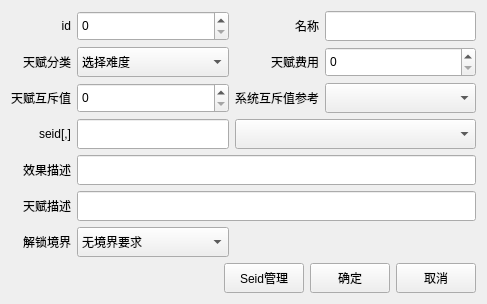
<?xml version="1.0" encoding="UTF-8"?>
<ui version="4.0">
 <class>CreateAvatarWgt</class>
 <widget class="QWidget" name="CreateAvatarWgt">
  <property name="geometry">
   <rect>
    <x>0</x>
    <y>0</y>
    <width>487</width>
    <height>304</height>
   </rect>
  </property>
  <property name="windowTitle">
   <string>Form</string>
  </property>
  <layout class="QGridLayout" name="gridLayout_2">
   <item row="1" column="0">
    <layout class="QHBoxLayout" name="horizontalLayout">
     <item>
      <spacer name="horizontalSpacer">
       <property name="orientation">
        <enum>Qt::Horizontal</enum>
       </property>
       <property name="sizeHint" stdset="0">
        <size>
         <width>40</width>
         <height>20</height>
        </size>
       </property>
      </spacer>
     </item>
     <item>
      <widget class="QPushButton" name="m_pBtnSeid">
       <property name="minimumSize">
        <size>
         <width>0</width>
         <height>30</height>
        </size>
       </property>
       <property name="text">
        <string>Seid管理</string>
       </property>
      </widget>
     </item>
     <item>
      <widget class="QPushButton" name="m_pBtnOK">
       <property name="minimumSize">
        <size>
         <width>0</width>
         <height>30</height>
        </size>
       </property>
       <property name="text">
        <string>确定</string>
       </property>
      </widget>
     </item>
     <item>
      <widget class="QPushButton" name="m_pBtnCancel">
       <property name="minimumSize">
        <size>
         <width>0</width>
         <height>30</height>
        </size>
       </property>
       <property name="text">
        <string>取消</string>
       </property>
      </widget>
     </item>
    </layout>
   </item>
   <item row="0" column="0">
    <layout class="QGridLayout" name="gridLayout">
     <item row="0" column="0">
      <widget class="QLabel" name="label">
       <property name="minimumSize">
        <size>
         <width>0</width>
         <height>30</height>
        </size>
       </property>
       <property name="text">
        <string>id</string>
       </property>
       <property name="alignment">
        <set>Qt::AlignRight|Qt::AlignTrailing|Qt::AlignVCenter</set>
       </property>
      </widget>
     </item>
     <item row="0" column="1">
      <widget class="Tool_NumberEdit" name="id">
       <property name="minimumSize">
        <size>
         <width>0</width>
         <height>30</height>
        </size>
       </property>
      </widget>
     </item>
     <item row="0" column="2">
      <widget class="QLabel" name="label_2">
       <property name="minimumSize">
        <size>
         <width>0</width>
         <height>30</height>
        </size>
       </property>
       <property name="text">
        <string>名称</string>
       </property>
       <property name="alignment">
        <set>Qt::AlignRight|Qt::AlignTrailing|Qt::AlignVCenter</set>
       </property>
      </widget>
     </item>
     <item row="0" column="3">
      <widget class="QLineEdit" name="Title">
       <property name="minimumSize">
        <size>
         <width>0</width>
         <height>30</height>
        </size>
       </property>
      </widget>
     </item>
     <item row="1" column="0">
      <widget class="QLabel" name="label_5">
       <property name="minimumSize">
        <size>
         <width>0</width>
         <height>30</height>
        </size>
       </property>
       <property name="text">
        <string>天赋分类</string>
       </property>
       <property name="alignment">
        <set>Qt::AlignRight|Qt::AlignTrailing|Qt::AlignVCenter</set>
       </property>
      </widget>
     </item>
     <item row="1" column="1">
      <widget class="QComboBox" name="fenLeiGuanLian">
       <property name="minimumSize">
        <size>
         <width>0</width>
         <height>30</height>
        </size>
       </property>
       <item>
        <property name="text">
         <string>选择难度</string>
        </property>
       </item>
       <item>
        <property name="text">
         <string>角色设定</string>
        </property>
       </item>
       <item>
        <property name="text">
         <string>你的出生</string>
        </property>
       </item>
       <item>
        <property name="text">
         <string>你的天资</string>
        </property>
       </item>
       <item>
        <property name="text">
         <string>先天体质</string>
        </property>
       </item>
       <item>
        <property name="text">
         <string>儿时经历</string>
        </property>
       </item>
       <item>
        <property name="text">
         <string>青年经历</string>
        </property>
       </item>
      </widget>
     </item>
     <item row="1" column="2">
      <widget class="QLabel" name="label_9">
       <property name="minimumSize">
        <size>
         <width>0</width>
         <height>30</height>
        </size>
       </property>
       <property name="text">
        <string>天赋费用</string>
       </property>
       <property name="alignment">
        <set>Qt::AlignRight|Qt::AlignTrailing|Qt::AlignVCenter</set>
       </property>
      </widget>
     </item>
     <item row="1" column="3">
      <widget class="Tool_NumberEdit" name="feiYong">
       <property name="minimumSize">
        <size>
         <width>0</width>
         <height>30</height>
        </size>
       </property>
      </widget>
     </item>
     <item row="2" column="0">
      <widget class="QLabel" name="label_3">
       <property name="minimumSize">
        <size>
         <width>0</width>
         <height>30</height>
        </size>
       </property>
       <property name="text">
        <string>天赋互斥值</string>
       </property>
       <property name="alignment">
        <set>Qt::AlignRight|Qt::AlignTrailing|Qt::AlignVCenter</set>
       </property>
      </widget>
     </item>
     <item row="2" column="1">
      <widget class="Tool_NumberEdit" name="fenZu">
       <property name="minimumSize">
        <size>
         <width>0</width>
         <height>30</height>
        </size>
       </property>
      </widget>
     </item>
     <item row="2" column="2">
      <widget class="QLabel" name="label_4">
       <property name="minimumSize">
        <size>
         <width>0</width>
         <height>30</height>
        </size>
       </property>
       <property name="text">
        <string>系统互斥值参考</string>
       </property>
       <property name="alignment">
        <set>Qt::AlignRight|Qt::AlignTrailing|Qt::AlignVCenter</set>
       </property>
      </widget>
     </item>
     <item row="2" column="3">
      <widget class="QComboBox" name="fenZuTips">
       <property name="minimumSize">
        <size>
         <width>0</width>
         <height>30</height>
        </size>
       </property>
      </widget>
     </item>
     <item row="3" column="0">
      <widget class="QLabel" name="label_6">
       <property name="minimumSize">
        <size>
         <width>0</width>
         <height>30</height>
        </size>
       </property>
       <property name="text">
        <string>seid[,]</string>
       </property>
       <property name="alignment">
        <set>Qt::AlignRight|Qt::AlignTrailing|Qt::AlignVCenter</set>
       </property>
      </widget>
     </item>
     <item row="3" column="1">
      <widget class="Tool_ListEdit" name="seid">
       <property name="minimumSize">
        <size>
         <width>0</width>
         <height>30</height>
        </size>
       </property>
      </widget>
     </item>
     <item row="4" column="0">
      <widget class="QLabel" name="label_7">
       <property name="minimumSize">
        <size>
         <width>0</width>
         <height>30</height>
        </size>
       </property>
       <property name="text">
        <string>效果描述</string>
       </property>
       <property name="alignment">
        <set>Qt::AlignRight|Qt::AlignTrailing|Qt::AlignVCenter</set>
       </property>
      </widget>
     </item>
     <item row="5" column="0">
      <widget class="QLabel" name="label_8">
       <property name="minimumSize">
        <size>
         <width>0</width>
         <height>30</height>
        </size>
       </property>
       <property name="text">
        <string>天赋描述</string>
       </property>
       <property name="alignment">
        <set>Qt::AlignRight|Qt::AlignTrailing|Qt::AlignVCenter</set>
       </property>
      </widget>
     </item>
     <item row="6" column="0">
      <widget class="QLabel" name="label_20">
       <property name="minimumSize">
        <size>
         <width>0</width>
         <height>30</height>
        </size>
       </property>
       <property name="maximumSize">
        <size>
         <width>16777215</width>
         <height>30</height>
        </size>
       </property>
       <property name="text">
        <string>解锁境界</string>
       </property>
       <property name="alignment">
        <set>Qt::AlignRight|Qt::AlignTrailing|Qt::AlignVCenter</set>
       </property>
      </widget>
     </item>
     <item row="6" column="1">
      <widget class="QComboBox" name="jiesuo">
       <property name="minimumSize">
        <size>
         <width>0</width>
         <height>30</height>
        </size>
       </property>
       <property name="maximumSize">
        <size>
         <width>16777215</width>
         <height>30</height>
        </size>
       </property>
       <item>
        <property name="text">
         <string>无境界要求</string>
        </property>
       </item>
       <item>
        <property name="text">
         <string>炼气初期</string>
        </property>
       </item>
       <item>
        <property name="text">
         <string>炼气中期</string>
        </property>
       </item>
       <item>
        <property name="text">
         <string>炼气后期</string>
        </property>
       </item>
       <item>
        <property name="text">
         <string>筑基初期</string>
        </property>
       </item>
       <item>
        <property name="text">
         <string>筑基中期</string>
        </property>
       </item>
       <item>
        <property name="text">
         <string>筑基后期</string>
        </property>
       </item>
       <item>
        <property name="text">
         <string>金丹初期</string>
        </property>
       </item>
       <item>
        <property name="text">
         <string>金丹中期</string>
        </property>
       </item>
       <item>
        <property name="text">
         <string>金丹后期</string>
        </property>
       </item>
       <item>
        <property name="text">
         <string>元婴初期</string>
        </property>
       </item>
       <item>
        <property name="text">
         <string>元婴中期</string>
        </property>
       </item>
       <item>
        <property name="text">
         <string>元婴后期</string>
        </property>
       </item>
       <item>
        <property name="text">
         <string>化神初期</string>
        </property>
       </item>
       <item>
        <property name="text">
         <string>化神中期</string>
        </property>
       </item>
       <item>
        <property name="text">
         <string>化神后期</string>
        </property>
       </item>
      </widget>
     </item>
     <item row="3" column="2" colspan="2">
      <widget class="QComboBox" name="seidTips">
       <property name="minimumSize">
        <size>
         <width>0</width>
         <height>30</height>
        </size>
       </property>
      </widget>
     </item>
     <item row="4" column="1" colspan="3">
      <widget class="QLineEdit" name="Desc">
       <property name="minimumSize">
        <size>
         <width>0</width>
         <height>30</height>
        </size>
       </property>
      </widget>
     </item>
     <item row="5" column="1" colspan="3">
      <widget class="QLineEdit" name="Info">
       <property name="minimumSize">
        <size>
         <width>0</width>
         <height>30</height>
        </size>
       </property>
      </widget>
     </item>
    </layout>
   </item>
   <item row="3" column="0">
    <spacer name="verticalSpacer">
     <property name="orientation">
      <enum>Qt::Vertical</enum>
     </property>
     <property name="sizeHint" stdset="0">
      <size>
       <width>20</width>
       <height>40</height>
      </size>
     </property>
    </spacer>
   </item>
   <item row="2" column="0">
    <spacer name="verticalSpacer_2">
     <property name="orientation">
      <enum>Qt::Vertical</enum>
     </property>
     <property name="sizeHint" stdset="0">
      <size>
       <width>20</width>
       <height>40</height>
      </size>
     </property>
    </spacer>
   </item>
  </layout>
 </widget>
 <customwidgets>
  <customwidget>
   <class>Tool_NumberEdit</class>
   <extends>QSpinBox</extends>
   <header location="global">../Tools/tool_numberedit.h</header>
  </customwidget>
  <customwidget>
   <class>Tool_ListEdit</class>
   <extends>QLineEdit</extends>
   <header location="global">../Tools/tool_listedit.h</header>
  </customwidget>
 </customwidgets>
 <resources/>
 <connections/>
</ui>
